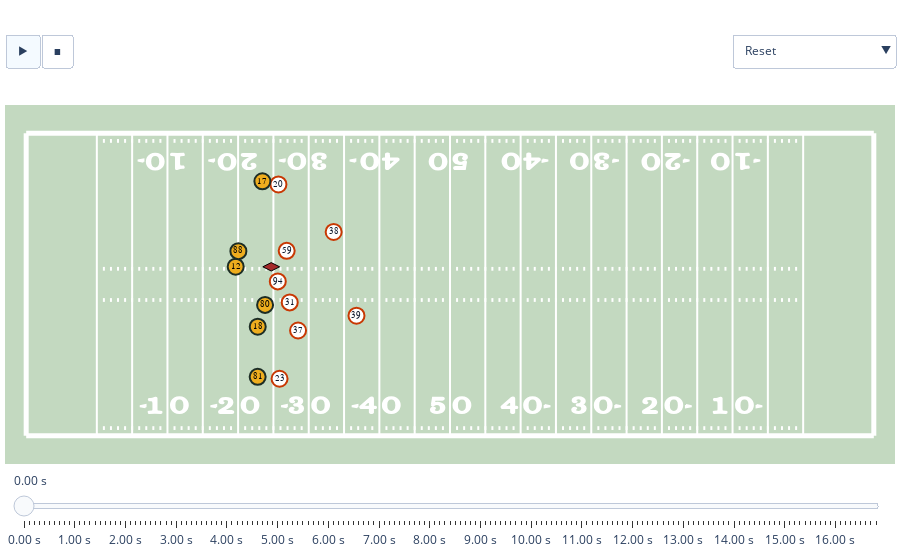

The notebook cell saved with this chart:
### Code cell
fig = plotting.animate_play(
    interesting_play, "x", "y", "frameId",
    uniform_number="jerseyNumber",
    home_away_identifier=lambda data: data["team"] == "home",
    hover_text=lambda data: data["displayName"].str.cat(data["position"], sep=" "),
    ball_identifier=lambda data: (data["displayName"] == "Football").values,
    slider_label_generator=utilities.generate_time_elapsed_labels(interesting_play["time"].min(), "time"),
    team_abbreviations="team_abbreviation",
    events_of_interest="event"
)
fig.show()
